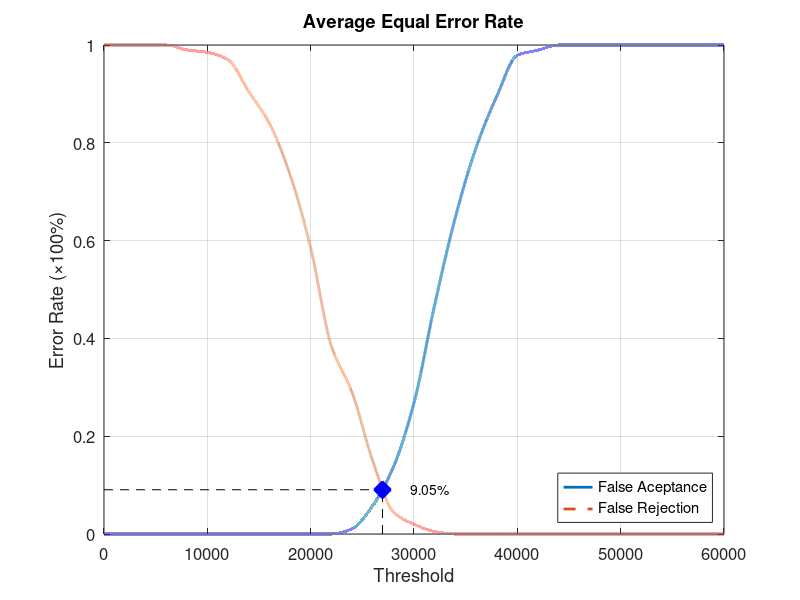
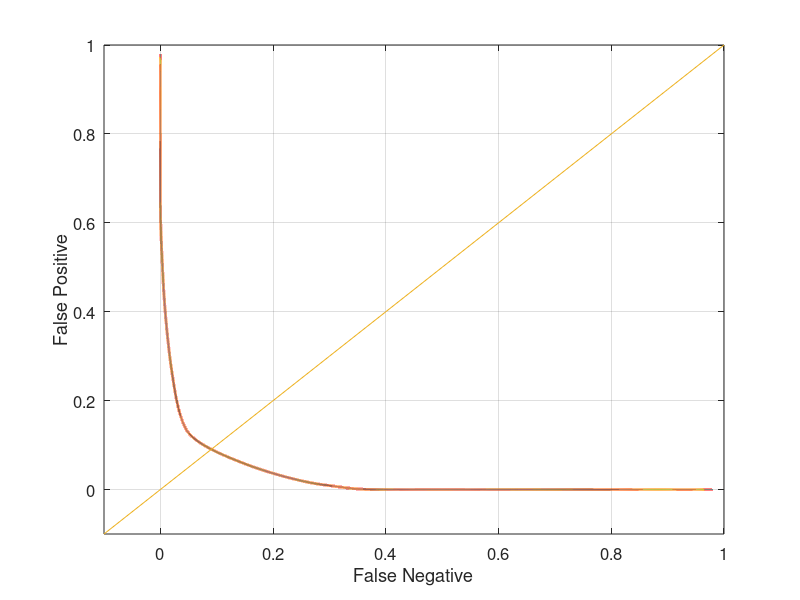

MATLAB code for these plots, in order:
function yEER = Database2_4
close all;
clear;
clc;
x = 0:2000:60000;
xq = 0:0.5:60000;

y0 = [0 0 0 0 0 0 0 0 0 0 0 0 0.0105263 0.0578947 0.136842 0.268421 0.468421 0.647368 0.789474 0.894737 0.978947 0.989474 1 1 1 1 1 1 1 1 1];
yy0 = interp1(x, y0, xq, 'pchip');
y1 = [1 1 1 1 0.99 0.985 0.97 0.905 0.84 0.735 0.585 0.385 0.29 0.15 0.045 0.02 0.005 0 0 0 0 0 0 0 0 0 0 0 0 0 0];
yy1 = interp1(x, y1, xq, 'pchip');

% Calculating EER: 
y2 = abs(y0 - y1);
find(y2 == min(y2))
yy2 = abs(yy0 - yy1);
xEER = find(yy2 == min(yy2));
xEERIndex = xq(xEER) % X-axis EER
yEER = yy0(xEER) % Y-axis EER

main = figure
plot(xq, yy0,'-','LineWidth', 2);	hold on
plot(xq, yy1,'--','LineWidth', 2);	hold on
plot([xEERIndex xEERIndex], [0 yEER], 'k--');	hold on
plot([0 xEERIndex], [yEER yEER], 'k--');	hold on
plot(xEERIndex, yEER, 'bx', 'LineWidth', 10);	hold on
text(xEERIndex + 10 * xEERIndex / 100, yEER, [num2str(round((10000 * yEER)) / 100) '%'])
legend('False Aceptance', 'False Rejection', 'Location', 'SouthEast')
xlabel('Threshold')
ylabel('Error Rate (\times100%)')
title('Average Equal Error Rate')
set(gca, 'FontSize', 12)
axis([0 60000 0 1])
grid on

print(main, 'Database2_4Main', '-dpng');
FNRxFPR = figure('Color', [1 1 1]);
plot(yy1, yy0, '-', yy1, yy0, 'LineWidth', 2);
hold on
y = -0.1:0.1:1
plot(y, y); 
set(gca, 'FontSize', 12)
xlabel('False Negative')
ylabel('False Positive')
axis([-0.1 1 -0.1 1])
set(gca, 'FontSize', 12)
grid on

print(FNRxFPR, 'Database2_4FNRxFPR','-dpng');
end
